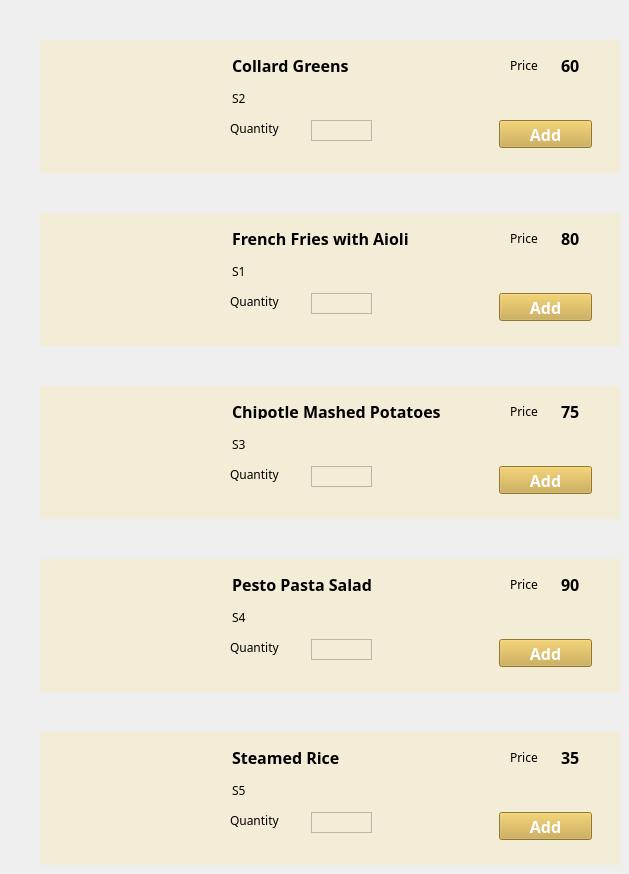
        <widget class="QWidget" name="sidePanel">
         <widget class="QWidget" name="foodSides6" native="true">
          <property name="geometry">
           <rect>
            <x>40</x>
            <y>213</y>
            <width>580</width>
            <height>133</height>
           </rect>
          </property>
          <property name="styleSheet">
           <string notr="true">background-color: rgb(243,236,215);</string>
          </property>
          <widget class="QLabel" name="pic_side1">
           <property name="geometry">
            <rect>
             <x>20</x>
             <y>17</y>
             <width>152</width>
             <height>101</height>
            </rect>
           </property>
           <property name="styleSheet">
            <string notr="true">background-color: rgb(243,236,215);</string>
           </property>
           <property name="text">
            <string/>
           </property>
           <property name="pixmap">
            <pixmap>food_pics/French fries with aoili.png</pixmap>
           </property>
          </widget>
          <widget class="QLabel" name="nameSide16">
           <property name="geometry">
            <rect>
             <x>192</x>
             <y>17</y>
             <width>191</width>
             <height>16</height>
            </rect>
           </property>
           <property name="font">
            <font>
             <family>Corbel</family>
             <pointsize>12</pointsize>
             <weight>75</weight>
             <bold>true</bold>
            </font>
           </property>
           <property name="text">
            <string>French Fries with Aioli</string>
           </property>
          </widget>
          <widget class="QLabel" name="jLabel44_6">
           <property name="geometry">
            <rect>
             <x>470</x>
             <y>17</y>
             <width>31</width>
             <height>16</height>
            </rect>
           </property>
           <property name="font">
            <font>
             <family>Corbel</family>
             <weight>50</weight>
             <bold>false</bold>
            </font>
           </property>
           <property name="text">
            <string>Price</string>
           </property>
          </widget>
          <widget class="QLabel" name="jLabel25_6">
           <property name="geometry">
            <rect>
             <x>190</x>
             <y>80</y>
             <width>61</width>
             <height>16</height>
            </rect>
           </property>
           <property name="font">
            <font>
             <family>Corbel</family>
             <weight>50</weight>
             <bold>false</bold>
            </font>
           </property>
           <property name="text">
            <string>Quantity</string>
           </property>
          </widget>
          <widget class="QLabel" name="price_dessert1_6">
           <property name="geometry">
            <rect>
             <x>521</x>
             <y>10</y>
             <width>31</width>
             <height>31</height>
            </rect>
           </property>
           <property name="font">
            <font>
             <family>Corbel</family>
             <pointsize>12</pointsize>
             <weight>75</weight>
             <bold>true</bold>
            </font>
           </property>
           <property name="text">
            <string>80</string>
           </property>
          </widget>
          <widget class="QTextEdit" name="qtty_side2">
           <property name="geometry">
            <rect>
             <x>271</x>
             <y>80</y>
             <width>61</width>
             <height>21</height>
            </rect>
           </property>
           <property name="verticalScrollBarPolicy">
            <enum>Qt::ScrollBarAlwaysOff</enum>
           </property>
          </widget>
          <widget class="QLabel" name="desc_side16_2">
           <property name="geometry">
            <rect>
             <x>192</x>
             <y>50</y>
             <width>61</width>
             <height>16</height>
            </rect>
           </property>
           <property name="font">
            <font>
             <family>Corbel</family>
             <weight>50</weight>
             <bold>false</bold>
            </font>
           </property>
           <property name="text">
            <string>S1</string>
           </property>
          </widget>
          <widget class="QPushButton" name="addBttn_side2">
           <property name="geometry">
            <rect>
             <x>459</x>
             <y>80</y>
             <width>93</width>
             <height>28</height>
            </rect>
           </property>
           <property name="font">
            <font>
             <family>Corbel</family>
             <pointsize>12</pointsize>
             <weight>75</weight>
             <bold>true</bold>
            </font>
           </property>
           <property name="cursor">
            <cursorShape>PointingHandCursor</cursorShape>
           </property>
           <property name="styleSheet">
            <string notr="true">background-color: rgb(201,166,65);
color: rgb(255, 255, 255);</string>
           </property>
           <property name="text">
            <string>Add</string>
           </property>
          </widget>
         </widget>
         <widget class="QWidget" name="foodSides8" native="true">
          <property name="geometry">
           <rect>
            <x>40</x>
            <y>386</y>
            <width>580</width>
            <height>133</height>
           </rect>
          </property>
          <property name="styleSheet">
           <string notr="true">background-color: rgb(243,236,215);</string>
          </property>
          <widget class="QLabel" name="pic_side3">
           <property name="geometry">
            <rect>
             <x>20</x>
             <y>17</y>
             <width>152</width>
             <height>101</height>
            </rect>
           </property>
           <property name="styleSheet">
            <string notr="true">background-color: rgb(243,236,215);</string>
           </property>
           <property name="text">
            <string/>
           </property>
           <property name="pixmap">
            <pixmap>food_pics/Chipotle Mashed Potatoes.png</pixmap>
           </property>
          </widget>
          <widget class="QLabel" name="nameSide18">
           <property name="geometry">
            <rect>
             <x>192</x>
             <y>17</y>
             <width>231</width>
             <height>16</height>
            </rect>
           </property>
           <property name="font">
            <font>
             <family>Corbel</family>
             <pointsize>12</pointsize>
             <weight>75</weight>
             <bold>true</bold>
            </font>
           </property>
           <property name="text">
            <string>Chipotle Mashed Potatoes</string>
           </property>
          </widget>
          <widget class="QLabel" name="jLabel46_5">
           <property name="geometry">
            <rect>
             <x>470</x>
             <y>17</y>
             <width>31</width>
             <height>16</height>
            </rect>
           </property>
           <property name="font">
            <font>
             <family>Corbel</family>
             <weight>50</weight>
             <bold>false</bold>
            </font>
           </property>
           <property name="text">
            <string>Price</string>
           </property>
          </widget>
          <widget class="QLabel" name="price_dessert3_5">
           <property name="geometry">
            <rect>
             <x>521</x>
             <y>10</y>
             <width>21</width>
             <height>31</height>
            </rect>
           </property>
           <property name="font">
            <font>
             <family>Corbel</family>
             <pointsize>12</pointsize>
             <weight>75</weight>
             <bold>true</bold>
            </font>
           </property>
           <property name="text">
            <string>75</string>
           </property>
          </widget>
          <widget class="QLabel" name="jLabel27_5">
           <property name="geometry">
            <rect>
             <x>190</x>
             <y>80</y>
             <width>61</width>
             <height>16</height>
            </rect>
           </property>
           <property name="font">
            <font>
             <family>Corbel</family>
             <weight>50</weight>
             <bold>false</bold>
            </font>
           </property>
           <property name="text">
            <string>Quantity</string>
           </property>
          </widget>
          <widget class="QTextEdit" name="qtty_side3">
           <property name="geometry">
            <rect>
             <x>271</x>
             <y>80</y>
             <width>61</width>
             <height>21</height>
            </rect>
           </property>
           <property name="verticalScrollBarPolicy">
            <enum>Qt::ScrollBarAlwaysOff</enum>
           </property>
          </widget>
          <widget class="QLabel" name="desc_side3_5">
           <property name="geometry">
            <rect>
             <x>192</x>
             <y>50</y>
             <width>61</width>
             <height>16</height>
            </rect>
           </property>
           <property name="font">
            <font>
             <family>Corbel</family>
             <weight>50</weight>
             <bold>false</bold>
            </font>
           </property>
           <property name="text">
            <string>S3</string>
           </property>
          </widget>
          <widget class="QPushButton" name="addBttn_side3">
           <property name="geometry">
            <rect>
             <x>459</x>
             <y>80</y>
             <width>93</width>
             <height>28</height>
            </rect>
           </property>
           <property name="font">
            <font>
             <family>Corbel</family>
             <pointsize>12</pointsize>
             <weight>75</weight>
             <bold>true</bold>
            </font>
           </property>
           <property name="cursor">
            <cursorShape>PointingHandCursor</cursorShape>
           </property>
           <property name="styleSheet">
            <string notr="true">background-color: rgb(201,166,65);
color: rgb(255, 255, 255);</string>
           </property>
           <property name="text">
            <string>Add</string>
           </property>
          </widget>
         </widget>
         <widget class="QWidget" name="foodSides9" native="true">
          <property name="geometry">
           <rect>
            <x>40</x>
            <y>559</y>
            <width>580</width>
            <height>133</height>
           </rect>
          </property>
          <property name="styleSheet">
           <string notr="true">background-color: rgb(243,236,215);</string>
          </property>
          <widget class="QLabel" name="pic_side4">
           <property name="geometry">
            <rect>
             <x>20</x>
             <y>17</y>
             <width>152</width>
             <height>101</height>
            </rect>
           </property>
           <property name="styleSheet">
            <string notr="true">background-color: rgb(243,236,215);</string>
           </property>
           <property name="text">
            <string/>
           </property>
           <property name="pixmap">
            <pixmap>food_pics/Pesto Pasta Salad.png</pixmap>
           </property>
          </widget>
          <widget class="QLabel" name="nameSide19">
           <property name="geometry">
            <rect>
             <x>192</x>
             <y>17</y>
             <width>151</width>
             <height>16</height>
            </rect>
           </property>
           <property name="font">
            <font>
             <family>Corbel</family>
             <pointsize>12</pointsize>
             <weight>75</weight>
             <bold>true</bold>
            </font>
           </property>
           <property name="text">
            <string>Pesto Pasta Salad</string>
           </property>
          </widget>
          <widget class="QLabel" name="jLabel47_5">
           <property name="geometry">
            <rect>
             <x>470</x>
             <y>17</y>
             <width>31</width>
             <height>16</height>
            </rect>
           </property>
           <property name="font">
            <font>
             <family>Corbel</family>
             <weight>50</weight>
             <bold>false</bold>
            </font>
           </property>
           <property name="text">
            <string>Price</string>
           </property>
          </widget>
          <widget class="QLabel" name="price_dessert4_5">
           <property name="geometry">
            <rect>
             <x>521</x>
             <y>10</y>
             <width>21</width>
             <height>31</height>
            </rect>
           </property>
           <property name="font">
            <font>
             <family>Corbel</family>
             <pointsize>12</pointsize>
             <weight>75</weight>
             <bold>true</bold>
            </font>
           </property>
           <property name="text">
            <string>90</string>
           </property>
          </widget>
          <widget class="QLabel" name="jLabel28_5">
           <property name="geometry">
            <rect>
             <x>190</x>
             <y>80</y>
             <width>61</width>
             <height>16</height>
            </rect>
           </property>
           <property name="font">
            <font>
             <family>Corbel</family>
             <weight>50</weight>
             <bold>false</bold>
            </font>
           </property>
           <property name="text">
            <string>Quantity</string>
           </property>
          </widget>
          <widget class="QTextEdit" name="qtty_side4">
           <property name="geometry">
            <rect>
             <x>271</x>
             <y>80</y>
             <width>61</width>
             <height>21</height>
            </rect>
           </property>
           <property name="verticalScrollBarPolicy">
            <enum>Qt::ScrollBarAlwaysOff</enum>
           </property>
          </widget>
          <widget class="QLabel" name="desc_side4_5">
           <property name="geometry">
            <rect>
             <x>192</x>
             <y>50</y>
             <width>61</width>
             <height>16</height>
            </rect>
           </property>
           <property name="font">
            <font>
             <family>Corbel</family>
             <weight>50</weight>
             <bold>false</bold>
            </font>
           </property>
           <property name="text">
            <string>S4</string>
           </property>
          </widget>
          <widget class="QPushButton" name="addBttn_side4">
           <property name="geometry">
            <rect>
             <x>459</x>
             <y>80</y>
             <width>93</width>
             <height>28</height>
            </rect>
           </property>
           <property name="font">
            <font>
             <family>Corbel</family>
             <pointsize>12</pointsize>
             <weight>75</weight>
             <bold>true</bold>
            </font>
           </property>
           <property name="cursor">
            <cursorShape>PointingHandCursor</cursorShape>
           </property>
           <property name="styleSheet">
            <string notr="true">background-color: rgb(201,166,65);
color: rgb(255, 255, 255);</string>
           </property>
           <property name="text">
            <string>Add</string>
           </property>
          </widget>
         </widget>
         <widget class="QWidget" name="foodSides7" native="true">
          <property name="geometry">
           <rect>
            <x>40</x>
            <y>40</y>
            <width>580</width>
            <height>133</height>
           </rect>
          </property>
          <property name="styleSheet">
           <string notr="true">background-color: rgb(243,236,215);</string>
          </property>
          <widget class="QLabel" name="pic_side2">
           <property name="geometry">
            <rect>
             <x>20</x>
             <y>17</y>
             <width>152</width>
             <height>101</height>
            </rect>
           </property>
           <property name="styleSheet">
            <string notr="true">background-color: rgb(243,236,215);</string>
           </property>
           <property name="text">
            <string/>
           </property>
           <property name="pixmap">
            <pixmap>food_pics/Sautee Collard Greens.png</pixmap>
           </property>
          </widget>
          <widget class="QLabel" name="nameSide17">
           <property name="geometry">
            <rect>
             <x>192</x>
             <y>17</y>
             <width>211</width>
             <height>16</height>
            </rect>
           </property>
           <property name="font">
            <font>
             <family>Corbel</family>
             <pointsize>12</pointsize>
             <weight>75</weight>
             <bold>true</bold>
            </font>
           </property>
           <property name="text">
            <string>Collard Greens</string>
           </property>
          </widget>
          <widget class="QLabel" name="jLabel26_5">
           <property name="geometry">
            <rect>
             <x>190</x>
             <y>80</y>
             <width>61</width>
             <height>16</height>
            </rect>
           </property>
           <property name="font">
            <font>
             <family>Corbel</family>
             <weight>50</weight>
             <bold>false</bold>
            </font>
           </property>
           <property name="text">
            <string>Quantity</string>
           </property>
          </widget>
          <widget class="QTextEdit" name="qtty_side1">
           <property name="geometry">
            <rect>
             <x>271</x>
             <y>80</y>
             <width>61</width>
             <height>21</height>
            </rect>
           </property>
           <property name="verticalScrollBarPolicy">
            <enum>Qt::ScrollBarAlwaysOff</enum>
           </property>
          </widget>
          <widget class="QLabel" name="jLabel45_5">
           <property name="geometry">
            <rect>
             <x>470</x>
             <y>17</y>
             <width>31</width>
             <height>16</height>
            </rect>
           </property>
           <property name="font">
            <font>
             <family>Corbel</family>
             <weight>50</weight>
             <bold>false</bold>
            </font>
           </property>
           <property name="text">
            <string>Price</string>
           </property>
          </widget>
          <widget class="QLabel" name="price_dessert2_5">
           <property name="geometry">
            <rect>
             <x>521</x>
             <y>10</y>
             <width>21</width>
             <height>31</height>
            </rect>
           </property>
           <property name="font">
            <font>
             <family>Corbel</family>
             <pointsize>12</pointsize>
             <weight>75</weight>
             <bold>true</bold>
            </font>
           </property>
           <property name="text">
            <string>60</string>
           </property>
          </widget>
          <widget class="QLabel" name="desc_side17_2">
           <property name="geometry">
            <rect>
             <x>192</x>
             <y>50</y>
             <width>61</width>
             <height>16</height>
            </rect>
           </property>
           <property name="font">
            <font>
             <family>Corbel</family>
             <weight>50</weight>
             <bold>false</bold>
            </font>
           </property>
           <property name="text">
            <string>S2</string>
           </property>
          </widget>
          <widget class="QPushButton" name="addBttn_side1">
           <property name="geometry">
            <rect>
             <x>459</x>
             <y>80</y>
             <width>93</width>
             <height>28</height>
            </rect>
           </property>
           <property name="font">
            <font>
             <family>Corbel</family>
             <pointsize>12</pointsize>
             <weight>75</weight>
             <bold>true</bold>
            </font>
           </property>
           <property name="cursor">
            <cursorShape>PointingHandCursor</cursorShape>
           </property>
           <property name="styleSheet">
            <string notr="true">background-color: rgb(201,166,65);
color: rgb(255, 255, 255);</string>
           </property>
           <property name="text">
            <string>Add</string>
           </property>
          </widget>
         </widget>
         <widget class="QWidget" name="foodSides10" native="true">
          <property name="geometry">
           <rect>
            <x>40</x>
            <y>732</y>
            <width>580</width>
            <height>133</height>
           </rect>
          </property>
          <property name="styleSheet">
           <string notr="true">background-color: rgb(243,236,215);</string>
          </property>
          <widget class="QLabel" name="pic_side5">
           <property name="geometry">
            <rect>
             <x>20</x>
             <y>17</y>
             <width>152</width>
             <height>101</height>
            </rect>
           </property>
           <property name="styleSheet">
            <string notr="true">background-color: rgb(243,236,215);</string>
           </property>
           <property name="text">
            <string/>
           </property>
           <property name="pixmap">
            <pixmap>food_pics/Steamed rice.png</pixmap>
           </property>
          </widget>
          <widget class="QLabel" name="nameSide20">
           <property name="geometry">
            <rect>
             <x>192</x>
             <y>17</y>
             <width>141</width>
             <height>16</height>
            </rect>
           </property>
           <property name="font">
            <font>
             <family>Corbel</family>
             <pointsize>12</pointsize>
             <weight>75</weight>
             <bold>true</bold>
            </font>
           </property>
           <property name="text">
            <string>Steamed Rice</string>
           </property>
          </widget>
          <widget class="QLabel" name="jLabel29_5">
           <property name="geometry">
            <rect>
             <x>190</x>
             <y>80</y>
             <width>61</width>
             <height>16</height>
            </rect>
           </property>
           <property name="font">
            <font>
             <family>Corbel</family>
             <weight>50</weight>
             <bold>false</bold>
            </font>
           </property>
           <property name="text">
            <string>Quantity</string>
           </property>
          </widget>
          <widget class="QTextEdit" name="qtty_side5">
           <property name="geometry">
            <rect>
             <x>271</x>
             <y>80</y>
             <width>61</width>
             <height>21</height>
            </rect>
           </property>
           <property name="verticalScrollBarPolicy">
            <enum>Qt::ScrollBarAlwaysOff</enum>
           </property>
          </widget>
          <widget class="QLabel" name="jLabel48_5">
           <property name="geometry">
            <rect>
             <x>470</x>
             <y>17</y>
             <width>31</width>
             <height>16</height>
            </rect>
           </property>
           <property name="font">
            <font>
             <family>Corbel</family>
             <weight>50</weight>
             <bold>false</bold>
            </font>
           </property>
           <property name="text">
            <string>Price</string>
           </property>
          </widget>
          <widget class="QLabel" name="price_dessert5_5">
           <property name="geometry">
            <rect>
             <x>521</x>
             <y>10</y>
             <width>21</width>
             <height>31</height>
            </rect>
           </property>
           <property name="font">
            <font>
             <family>Corbel</family>
             <pointsize>12</pointsize>
             <weight>75</weight>
             <bold>true</bold>
            </font>
           </property>
           <property name="text">
            <string>35</string>
           </property>
          </widget>
          <widget class="QLabel" name="desc_side5_5">
           <property name="geometry">
            <rect>
             <x>192</x>
             <y>50</y>
             <width>61</width>
             <height>16</height>
            </rect>
           </property>
           <property name="font">
            <font>
             <family>Corbel</family>
             <weight>50</weight>
             <bold>false</bold>
            </font>
           </property>
           <property name="text">
            <string>S5</string>
           </property>
          </widget>
          <widget class="QPushButton" name="addBttn_side5">
           <property name="geometry">
            <rect>
             <x>459</x>
             <y>80</y>
             <width>93</width>
             <height>28</height>
            </rect>
           </property>
           <property name="font">
            <font>
             <family>Corbel</family>
             <pointsize>12</pointsize>
             <weight>75</weight>
             <bold>true</bold>
            </font>
           </property>
           <property name="cursor">
            <cursorShape>PointingHandCursor</cursorShape>
           </property>
           <property name="styleSheet">
            <string notr="true">background-color: rgb(201,166,65);
color: rgb(255, 255, 255);</string>
           </property>
           <property name="text">
            <string>Add</string>
           </property>
          </widget>
         </widget>
        </widget>
